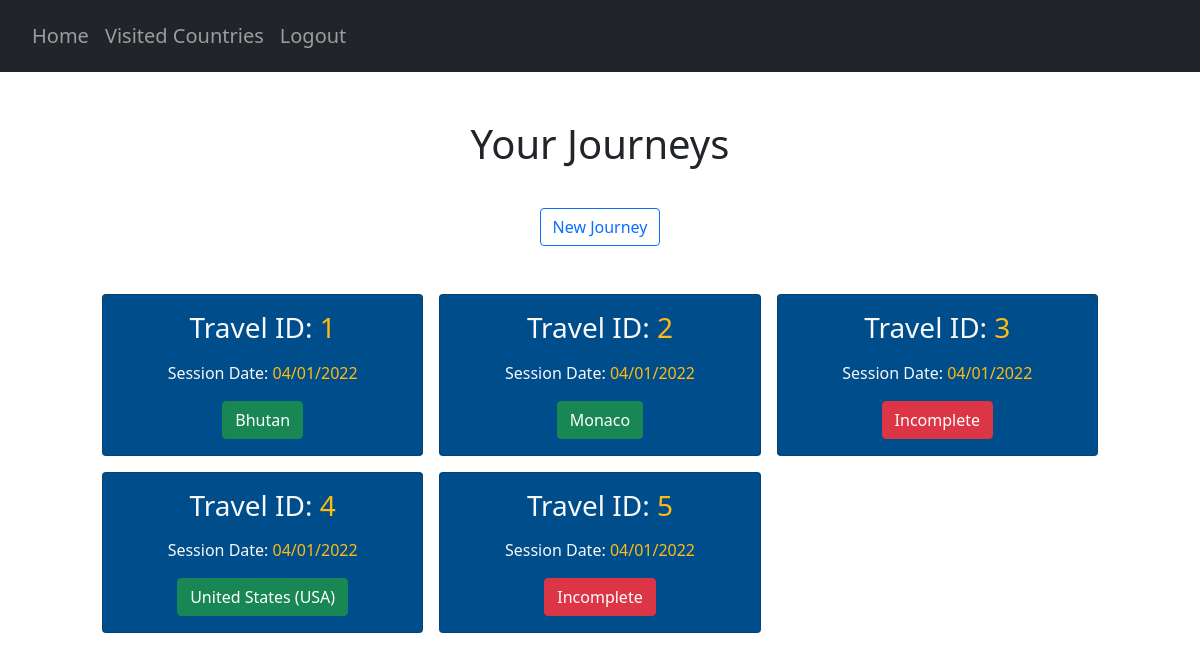
/journeys (signed in), run on the app's committed database.
### website/models.py (models this page shows)
class Country(db.Model):
    country_code = db.Column(db.String(3), primary_key=True)
    country_name = db.Column(db.String(150), unique=True)

### website/views.py (the view)
@views.route("/journeys", methods=["GET"])
@login_required
def journey():
    countries = Country.query.all()
    AllCountries = {}
    for country in countries:
        AllCountries[country.country_code] = country.country_name
    x = select(UserTravelScore)\
            .where(UserTravelScore.user_id == current_user.id)
    result = db.session.connection().execute(x)
    result = result.fetchall()
    travel_sessions = []
    for travel in result:
        num_country_scores = 0
        travelID = travel[1]
        dateAdded = travel[2]
        dateString = dateAdded.strftime("%d/%m/%Y")
        countries_X = select(UserCountryScore)\
            .where(UserCountryScore.user_id == current_user.id, UserCountryScore.travel_id == travelID)
        result_countries = db.session.connection().execute(countries_X)
        result_travels = result_countries.fetchall()
        if result_travels == []:
            travel_sessions.append((travelID, dateString, {'Status': 'Incomplete'}))
        else:
            for country_score in result_travels:
                num_country_scores += 1
            if num_country_scores == 197:
                country_scores_x = select(UserCountryScore)\
                    .where(UserCountryScore.user_id == current_user.id, UserCountryScore.travel_id == travelID)\
                    .order_by(UserCountryScore.total_score.desc())
                result_best_countries = db.session.connection().execute(country_scores_x)
                result_all_countries = result_best_countries.fetchall()
                result_top_country = result_all_countries[0][2]
                country_codes_to_filter = []
                for result in result_all_countries:
                    country_codes_to_filter.append(result[2])
                filtered_country_codes = filterPrevCountries(country_codes_to_filter, travelID)
                top_filtered_country_code = filtered_country_codes[0]
                top_country_name = AllCountries[top_filtered_country_code]
                travel_sessions.append((travelID, dateString, {'Top Country': top_country_name}))
            else:
                print("Incomplete - possible server error")
                travel_sessions.append((travelID, dateString, {'Status': 'Incomplete'}))
    return render_template("journeys.html", user=current_user, journeys=travel_sessions)

### website/__init__.py (called while the page is built)
def create_app():
    app = Flask(__name__)
    app.config['SECRET_KEY'] = 'pog'
    app.config['SQLALCHEMY_DATABASE_URI'] = f'sqlite:///{DB_NAME}'
    db.init_app(app)
    from .views import views
    from .auth import auth
    app.register_blueprint(views, url_prefix='/')
    app.register_blueprint(auth, url_prefix='/')
    from .models import User, Country, UserCountry, Safety, Cost, CulturalValue, CovidRestrictions
    create_database(app)
    login_manager = LoginManager()
    login_manager.login_view = 'auth.login'
    login_manager.init_app(app)
    @login_manager.user_loader
    def load_user(id):
        return User.query.get(int(id))
    return app

### website/questionHandler.py (called while the page is built)
def doesUserWantThisCountry(countryCode):
    countries = UserCountry.query.all()
    users_countries = []
    for country in countries:
        if country.user_id == current_user.id:
            users_countries.append(country.country_code)
    for country in users_countries:
        if countryCode in users_countries:
            return True
        else:
            return False

def filterPrevCountries(codes, travelID):
    try:
        current_travel = UserTravelScore.query.get((current_user.id, travelID))
    except (sqlite3.IntegrityError, sqlalchemy.exc.IntegrityError) as e:
        print(e)
    prev_countries = getattr(current_travel, "prev_countries")
    if prev_countries == True:
        return codes
    else:
        suggestionsStream = filter(lambda x:not(doesUserWantThisCountry(x)), codes)
        suggestionsStream = list(suggestionsStream)
        return suggestionsStream

### website/templates/journeys.html (shortened to what this page needs)
{% extends "base.html" %} {% block title %}Journeys{% endblock %}
{% block content %}
<div class="container pt-5">
      <h1 align="center">Your Journeys</h1>
</div>
<div class="container pt-3" align="center">
    <button type="submit" class="btn btn-outline-primary mt-3 newJourney">New Journey</button>
</div>
<section class="p-5">
    <div class="container">
        <div class="row text-center g-3">
            {% for travel in journeys %}
            {% for journeyS, journeyT in travel[2].items() %}
            <div class="col-4">
                <div class="card cardTravel text-light">
                    <div class="card-body text-center">
                        <h3 class="card-title mb-3">
                            Travel ID: <span style="color:#ffbb11">{{ travel[0] }}</span>
                        </h3>
                        <p class="card-text">
                            Session Date: <span style="color:#ffbb11">{{ travel[1] }}</span>
                        </p>
                        {% if journeyT == "Incomplete" %}
                        <button class="btn btn-danger travel" id="{{ travel[0] }}">Incomplete</button>
                        {% else %}
                        <button class="btn btn-success travel" id="{{ travel[0] }}">{{ journeyT }}</button>
                        {% endif %}
                    </div>
                </div>
            </div>
            {% endfor %}
            {% endfor %}
        </div>
    </div>
</section>
{% endblock %}

### website/templates/base.html (shortened to what this page needs)
<!DOCTYPE html>
<html>
    <head>
        <link
            rel="stylesheet"
            href="https://stackpath.bootstrapcdn.com/bootstrap/4.4.1/css/bootstrap.min.css"
        />
        <link
            rel="stylesheet"
            href="https://stackpath.bootstrapcdn.com/font-awesome/4.7.0/css/font-awesome.min.css"
        />
        <link rel="stylesheet" href="https://cdn.jsdelivr.net/npm/bootstrap-icons@1.3.0/font/bootstrap-icons.css">
        <link href="https://cdn.jsdelivr.net/npm/bootstrap@5.0.2/dist/css/bootstrap.min.css"
              rel="stylesheet"
        />
        <link href="https://cdn.jsdelivr.net/npm/tom-select@2.0.0-rc.4/dist/css/tom-select.css" rel="stylesheet">
        <script type="text/javascript" src="https://cdnjs.cloudflare.com/ajax/libs/jquery/3.1.1/jquery.min.js"></script>        <link rel="stylesheet" type="text/css" href="/static/extra.css">
    </head>
    <body>
        <section>
            <nav class="navbar navbar-expand-lg bg-dark navbar-dark py-3 ">
                <div class="collapse navbar-collapse" id="navbar">
                    <div class="navbar-nav pl-2 h5">
                        <ul class="navbar-nav">
                            {% if user.is_authenticated %}
                            <li class="nav-item">
                                <a class="nav-link" id="home" href="/">Home</a>
                            </li>
                            <li class="nav-item">
                                <a class="nav-link" id="prev-countries" href="/countries">Visited Countries</a>
                            </li>
                            <li class="nav-item">
                                <a class="nav-link" id="logout" href="/logout">Logout</a>
                            </li>
                            {% endif %}
                        </ul>
                    </div>
                </div>
            </nav>
        </section>
        {% if request.url == "http://127.0.0.1:5000/" %}
            {% block homepage %}
            {% endblock %}
        {% elif request.url == "http://127.0.0.1:5000/countries" %}
            {% block countriespage %}
            {% endblock %}
        {% else %}
            <div class="container" id="main">
            {% block content %}
            {% endblock %}
            </div>
        {% endif %}
    </body>
</html>

### website/static/extra.css (style rules this page uses)
.cardTravel { background-color: #004d8c; }

### data on the page
Country: travel "1", travel "04/01/2022", country_name "Bhutan"
Country: travel "2", travel "04/01/2022", country_name "Monaco"
Country: travel "4", travel "04/01/2022", country_name "United States (USA)"

### other printed values
{{ travel[0] }} "3" "5"
{{ travel[1] }} "04/01/2022" "04/01/2022"
